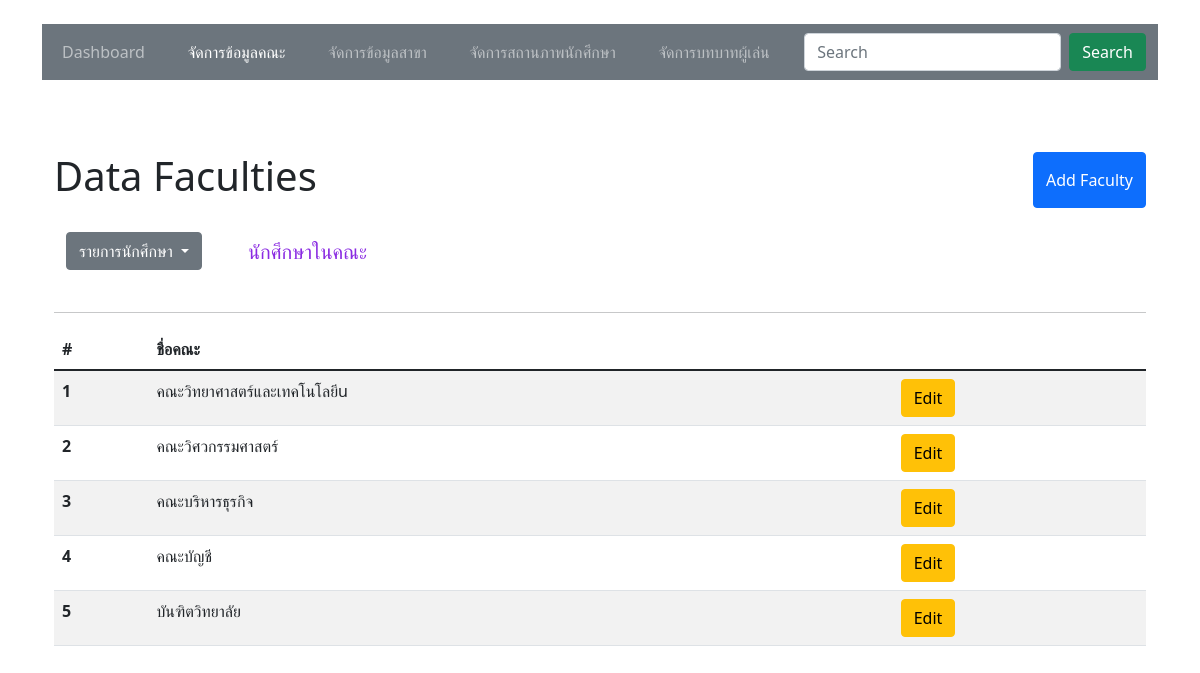
The app's page /facultyPage.php with its own data.
### tables this page shows
CREATE TABLE `faculties` (
  `facultyId` int(11) NOT NULL,
  `facultyName` varchar(255) NOT NULL
);

### facultyPage.php (the view, shortened to what this page needs)
<?php
require_once 'config/connect.php';
$faculty = $conn->query("SELECT * FROM faculties ORDER BY facultyId ASC");
$faculty->execute();
$stmtFac = $faculty->fetchAll();
?>
<!DOCTYPE html>
<html lang="en">
<head>
    <link href="https://cdn.jsdelivr.net/npm/bootstrap@5.1.3/dist/css/bootstrap.min.css" rel="stylesheet">
    <link rel="stylesheet" href="https://cdn.datatables.net/1.11.5/css/jquery.dataTables.min.css">
</head>
<body>
    <div class="container mt-4 mb-4">
        <nav class="navbar navbar-expand-lg navbar-dark bg-secondary">
            <div class="container-fluid">
                <ul class="navbar-nav mb-2 mb-lg-0">
                    <li class="nav-item fw-normal">
                        <a class="nav-link" aria-current="page" href="dashboard.php">Dashboard</a>
                    </li>
                </ul>
                <ul class="navbar-nav mb-2 mb-lg-0">
                    <li class="nav-item fw-normal">
                        <a class="nav-link active" href="facultyPage.php">จัดการข้อมูลคณะ</a>
                    </li>
                </ul>
                <ul class="navbar-nav mb-2 mb-lg-0">
                    <li class="nav-item fw-normal">
                        <a class="nav-link" href="majorPage.php">จัดการข้อมูลสาขา</a>
                    </li>
                </ul>
                <ul class="navbar-nav mb-2 mb-lg-0">
                    <li class="nav-item fw-normal">
                        <a class="nav-link" href="statusPage.php">จัดการสถานภาพนักศึกษา</a>
                    </li>
                </ul>
                <ul class="navbar-nav mb-2 mb-lg-0">
                    <li class="nav-item fw-normal">
                        <a class="nav-link" href="rolePage.php">จัดการบทบาทผู้เล่น</a>
                    </li>
                </ul>
                <ul class="navbar-nav mb-2 mb-lg-0">
                    <form class="d-flex">
                        <input class="form-control me-2" type="search" placeholder="Search" aria-label="Search">
                        <button class="btn btn-success" type="submit">Search</button>
                    </form>
                </ul>
            </div>
        </nav>
        <br>
    </div>
    <div class="container-sm">
        <div class="container mt-5">
            <div class="row">
                <div class="col-md-6">
                    <h1>Data Faculties</h1>
                </div>
                <div class="col-md-6 d-flex justify-content-end">
                    <button type="button" class="btn btn-primary" data-bs-toggle="modal" data-bs-target="#userModal">Add Faculty</button>
                </div>
            </div>
            <br>
            <div class="container">
                <div class="row">
                    <div class="col-md-2">
                        <div class="dropdown">
                            <button class="btn btn-secondary dropdown-toggle" type="button" id="dropdownMenuButton1" data-bs-toggle="dropdown" aria-expanded="false">
                                รายการนักศึกษา
                            </button>
                        </div>
                    </div>
                    <div class="col-md-2 mt-2 text-left" style="color:blueviolet;">
                        <h5>นักศึกษาในคณะ</h5>
                    </div>
                </div>
            </div>
            <br>
            <hr>
            <table class="table table-striped">
                <thead>
                    <tr>
                        <th scope="col">#</th>
                        <th scope="col">ชื่อคณะ</th>
                    </tr>
                </thead>
                <tbody>
                    <?php
                    $sql = $conn->query("SELECT * FROM faculties");
                    $sql->execute();
                    $data = $sql->fetchAll();
                    if (!$data) {
                        echo "<tr><td colspan='2' class='text-center'>No Data found</td></tr>";
                    } else {
                        foreach ($data as $faculty) {
                    ?>
                            <tr>
                                <th scope="row"><?= $faculty['facultyId']; ?></th>
                                <td><?= $faculty['facultyName']; ?></td>
                                <td>
                                    <a href="editFac.php?facultyId=<?= $faculty['facultyId']; ?>" class="btn btn-warning">Edit</a>
                                </td>
                            </tr>
                    <?php }
                    } ?>
                </tbody>
            </table>
        </div>
</body>
</html>

### records on screen
faculties: facultyId "1", facultyName "คณะวิทยาศาสตร์และเทคโนโลยีu"
faculties: facultyId "2", facultyName "คณะวิศวกรรมศาสตร์"
faculties: facultyId "3", facultyName "คณะบริหารธุรกิจ"
faculties: facultyId "4", facultyName "คณะบัญชี"
faculties: facultyId "5", facultyName "บันฑิตวิทยาลัย"
